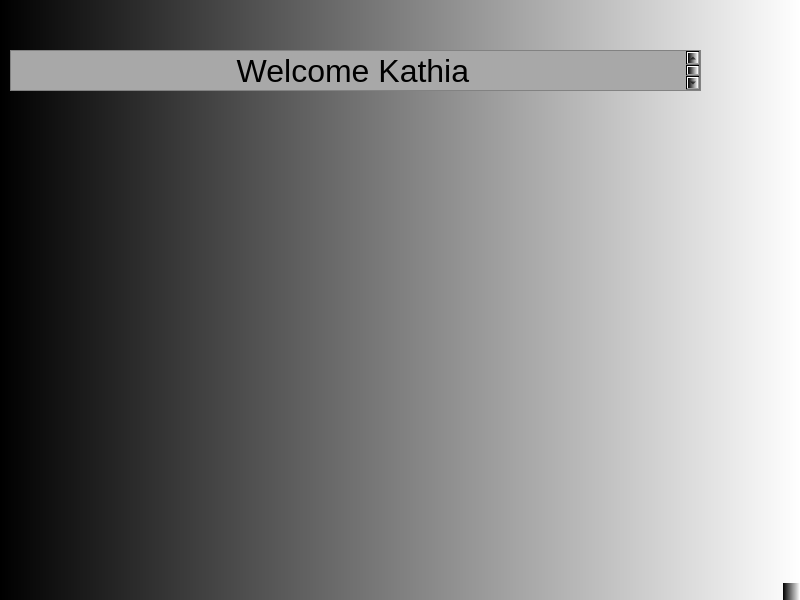
<?xml version="1.0" encoding="UTF-8"?>
<ui version="4.0">
 <class>MainWindow</class>
 <widget class="QMainWindow" name="MainWindow">
  <property name="geometry">
   <rect>
    <x>0</x>
    <y>0</y>
    <width>800</width>
    <height>600</height>
   </rect>
  </property>
  <property name="windowTitle">
   <string>MainWindow</string>
  </property>
  <property name="styleSheet">
   <string notr="true">background-color:qlineargradient(spread:pad, x1:0, y1:0, x2:1, y2:0, stop:0 rgba(0, 0, 0, 255), stop:1 rgba(255, 255, 255, 255))</string>
  </property>
  <widget class="QWidget" name="centralwidget">
   <widget class="QTextEdit" name="textEdit">
    <property name="geometry">
     <rect>
      <x>10</x>
      <y>50</y>
      <width>691</width>
      <height>41</height>
     </rect>
    </property>
    <property name="styleSheet">
     <string notr="true">background-color:rgb(168, 168, 168);
color: black;</string>
    </property>
    <property name="html">
     <string>&lt;!DOCTYPE HTML PUBLIC &quot;-//W3C//DTD HTML 4.0//EN&quot; &quot;http://www.w3.org/TR/REC-html40/strict.dtd&quot;&gt;
&lt;html&gt;&lt;head&gt;&lt;meta name=&quot;qrichtext&quot; content=&quot;1&quot; /&gt;&lt;meta charset=&quot;utf-8&quot; /&gt;&lt;style type=&quot;text/css&quot;&gt;
p, li { white-space: pre-wrap; }
hr { height: 1px; border-width: 0; }
li.unchecked::marker { content: &quot;\2610&quot;; }
li.checked::marker { content: &quot;\2612&quot;; }
&lt;/style&gt;&lt;/head&gt;&lt;body style=&quot; font-family:'.AppleSystemUIFont'; font-size:13pt; font-weight:400; font-style:normal;&quot;&gt;
&lt;p align=&quot;center&quot; style=&quot; margin-top:0px; margin-bottom:0px; margin-left:0px; margin-right:0px; -qt-block-indent:0; text-indent:0px;&quot;&gt;&lt;span style=&quot; font-size:24pt;&quot;&gt; Welcome Kathia&lt;/span&gt;&lt;/p&gt;&lt;/body&gt;&lt;/html&gt;</string>
    </property>
   </widget>
  </widget>
  <widget class="QMenuBar" name="menubar">
   <property name="geometry">
    <rect>
     <x>0</x>
     <y>0</y>
     <width>800</width>
     <height>30</height>
    </rect>
   </property>
  </widget>
  <widget class="QStatusBar" name="statusbar"/>
 </widget>
 <resources/>
 <connections/>
</ui>
